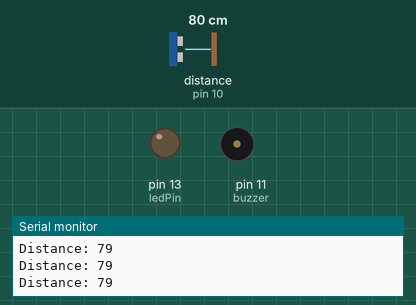
Recording of a sketch running on a simulated Arduino Uno, built with avr-gcc and run on an emulated ATmega328P. Shown: output pins drawn as LEDs (lit = HIGH), buzzer (waves = sounding, pin HIGH), the last lines printed to the serial monitor. Wiring (inferred from the names in the program): ultrasonic range finder: trigger pin 9; echo pin 10. The test bench sets the inputs (shaded band); at power-on: distance to the obstacle (sensor on pin 10) 80 cm. The echo pulse lasts 58.3 µs per cm; pins used as bus, display or sensor lines are not drawn.

Above: at 1.2 s.
1.3 s: distance to the obstacle (sensor on pin 10) set to 56 cm
2.8 s: distance to the obstacle (sensor on pin 10) set to 48 cm
At 3.4 s:
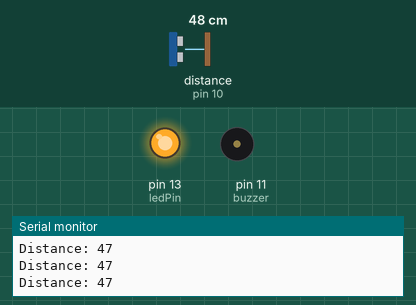
5.8 s: distance to the obstacle (sensor on pin 10) set to 8 cm
At 5.95 s:
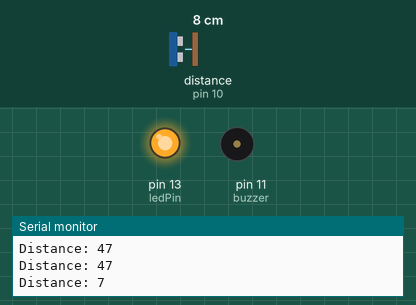
8.8 s: distance to the obstacle (sensor on pin 10) set to 5 cm
11.8 s: distance to the obstacle (sensor on pin 10) set to 9 cm
At 12.16 s:
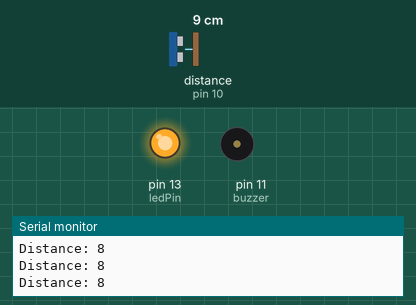
Timing chart, 0 to 15.8 s (numbered marks = the images above; inputs shaded):
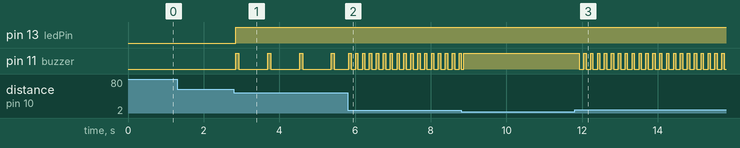

The sketch:

SmartCane_Main.ino
```cpp
const int trigPin = 9;
const int echoPin = 10;
const int buzzer = 11;
const int ledPin = 13;

long duration;
int distance;
int lastDistance = 100;

unsigned long lastBeepTime = 0;

void setup() {
  // Initialize digital/analog pins
  pinMode(trigPin, OUTPUT);
  pinMode(echoPin, INPUT);
  pinMode(buzzer, OUTPUT);
  pinMode(ledPin, OUTPUT);

  Serial.begin(9600);
}

void loop() {

  // Send ultrasonic pulse
  digitalWrite(trigPin, LOW);
  delayMicroseconds(2);

  digitalWrite(trigPin, HIGH);
  delayMicroseconds(10);
  digitalWrite(trigPin, LOW);

  // Wait for echo
  duration = pulseIn(echoPin, HIGH, 30000);

  // Only update distance if we got a valid reading
  if (duration > 0) {
    distance = duration * 0.0343 / 2;

    // Only accept reasonable distances
    if (distance >= 2 && distance <= 400) {
      lastDistance = distance;
    }
  }

  // Use last valid measurement
  distance = lastDistance;

  Serial.print("Distance: ");
  Serial.println(distance);

  // -------------------------
  // BUZZER BEHAVIOR
  // -------------------------

  // Farther than 50 cm = completely silent
  if (distance > 50) {
    digitalWrite(buzzer, LOW);
    digitalWrite(ledPin, LOW);
  }

  // 31-50 cm = slow beeps
  else if (distance > 30) {
    digitalWrite(ledPin, HIGH);

    if (millis() - lastBeepTime >= 700) {
      digitalWrite(buzzer, HIGH);
      delay(80);
      digitalWrite(buzzer, LOW);
      lastBeepTime = millis();
    }
  }

  // 21-30 cm = medium beeps
  else if (distance > 20) {
    digitalWrite(ledPin, HIGH);

    if (millis() - lastBeepTime >= 450) {
      digitalWrite(buzzer, HIGH);
      delay(80);
      digitalWrite(buzzer, LOW);
      lastBeepTime = millis();
    }
  }

  // 11-20 cm = faster beeps
  else if (distance > 10) {
    digitalWrite(ledPin, HIGH);

    if (millis() - lastBeepTime >= 250) {
      digitalWrite(buzzer, HIGH);
      delay(80);
      digitalWrite(buzzer, LOW);
      lastBeepTime = millis();
    }
  }

  // 6-10 cm = very fast beeps
  else if (distance > 5) {
    digitalWrite(ledPin, HIGH);

    if (millis() - lastBeepTime >= 120) {
      digitalWrite(buzzer, HIGH);
      delay(60);
      digitalWrite(buzzer, LOW);
      lastBeepTime = millis();
    }
  }

  // 5 cm or closer = continuous beep
  else {
    digitalWrite(buzzer, HIGH);
    digitalWrite(ledPin, HIGH);
  }

  delay(60);
}
```

Measured:
- the behaviour switches between 52 and 51 cm on distance to the obstacle (sensor on pin 10) (found by bisection; images 0 and 1)
- after the input at 2.8 s, pin 13 (ledPin): LOW → HIGH after 0.05 s; pin 11 (buzzer): alternates HIGH for 0.08 s and LOW for 0.76 s, starting after 0.05 s
- after the input at 5.8 s, pin 11 (buzzer): alternates HIGH for 0.06 s and LOW for 0.12 s, starting at once
- after the input at 11.8 s, pin 11 (buzzer): alternates HIGH for 0.06 s and LOW for 0.12 s, starting after 0.12 s
